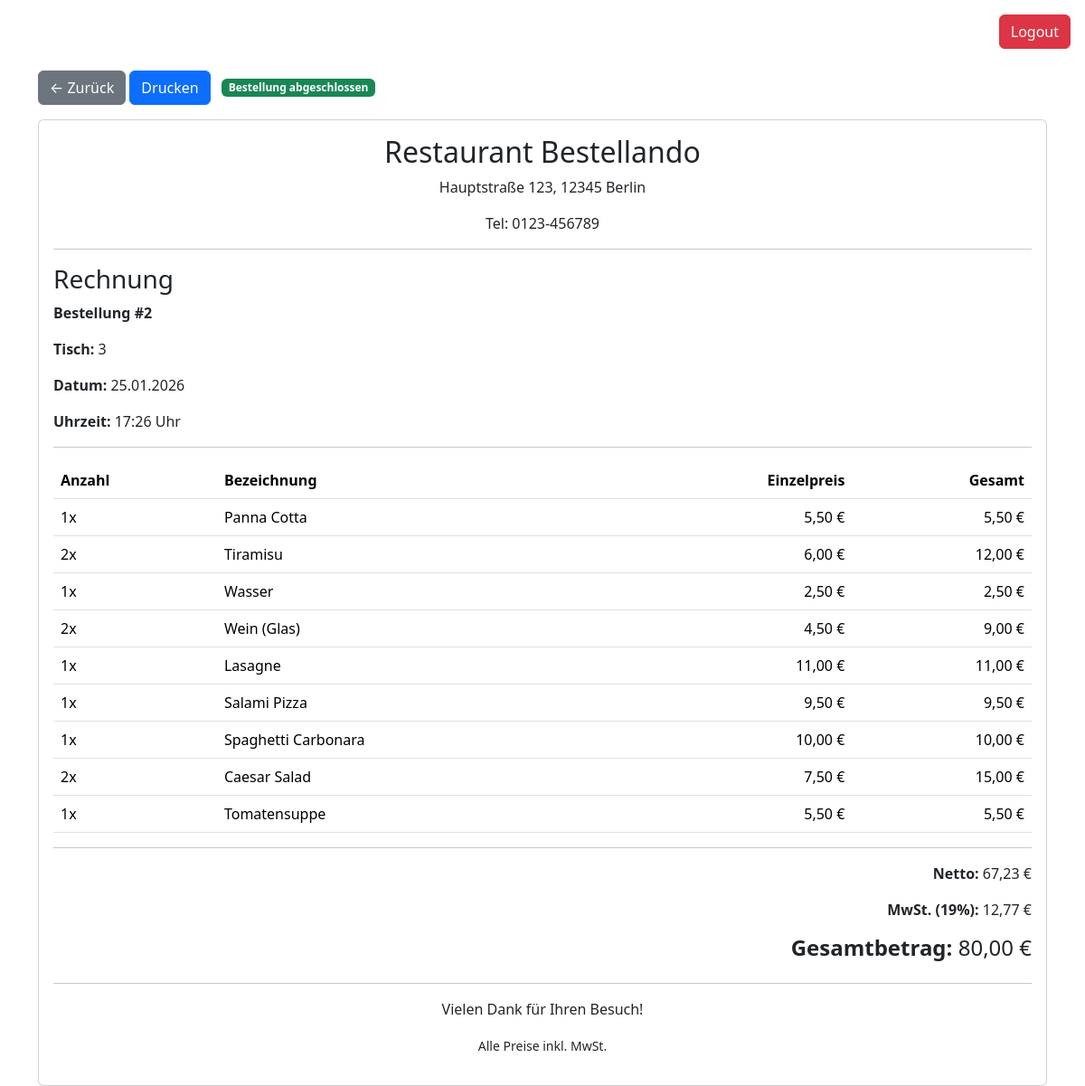
Page /bestellung/rechnung.php?id=2 (signed in) on the committed database.
### tables this page shows
CREATE TABLE `bestellung` (
  `bestellung_id` int(11) NOT NULL,
  `tisch_id` int(11) NOT NULL,
  `status` varchar(20) DEFAULT 'offen',
  `gesamtpreis` decimal(10,2) DEFAULT 0.00
);

CREATE TABLE `tisch` (
  `tisch_id` int(11) NOT NULL,
  `tischnummer` int(11) NOT NULL
);

CREATE TABLE `bestellposition` (
  `position_id` int(11) NOT NULL,
  `bestellung_id` int(11) NOT NULL,
  `gericht_id` int(11) NOT NULL,
  `anzahl` int(11) NOT NULL DEFAULT 1,
  `einzelpreis` decimal(10,2) NOT NULL
);

CREATE TABLE `gericht` (
  `gericht_id` int(11) NOT NULL,
  `name` varchar(100) NOT NULL,
  `preis` decimal(10,2) NOT NULL,
  `kategorie` varchar(50) NOT NULL
);

### bestellung/rechnung.php (the view, shortened to what this page needs)
<?php
require_once '../verbindung/db.php';
$bestellung_id = $_GET['id'] ?? 0;
$sql = "SELECT b.*, t.tischnummer
        FROM bestellung b
        JOIN tisch t ON b.tisch_id = t.tisch_id
        WHERE b.bestellung_id = ?";
$cmd = $pdo->prepare($sql);
$cmd->execute([$bestellung_id]);
$bestellung = $cmd->fetch();
$sql = "SELECT bp.*, g.name
        FROM bestellposition bp
        JOIN gericht g ON bp.gericht_id = g.gericht_id
        WHERE bp.bestellung_id = ?";
$cmd = $pdo->prepare($sql);
$cmd->execute([$bestellung_id]);
$positionen = $cmd->fetchAll();
$netto = $bestellung['gesamtpreis'] / 1.19;
$mwst = $bestellung['gesamtpreis'] - $netto;
?>
<!DOCTYPE html>
<html lang="de">
<head>
    <link href="https://cdn.jsdelivr.net/npm/bootstrap@5.3.8/dist/css/bootstrap.min.css" rel="stylesheet">
</head>
<body>
    <div class="text-end m-3" style="text-align: right;">
    <a href="../auth/logout.php" class="btn btn-danger">Logout</a>
  </div>
    <div class="container mt-4">
        <div class="no-print mb-3">
            <a href="bestellung_details.php?id=<?= $bestellung_id ?>" class="btn btn-secondary">← Zurück</a>
            <?php if ($bestellung['status'] == 'offen'): ?>
                <form method="POST" style="display: inline;">
                    <button type="submit" name="drucken" class="btn btn-primary"
                            onclick="window.print()">
                        Drucken & Abschließen
                    </button>
                </form>
            <?php else: ?>
                <button onclick="window.print()" class="btn btn-primary">Drucken</button>
                <span class="badge bg-success ms-2">Bestellung abgeschlossen</span>
            <?php endif; ?>
        </div>
        <div class="card">
            <div class="card-body">
                <h2 class="text-center">Restaurant Bestellando</h2>
                <p class="text-center">Hauptstraße 123, 12345 Berlin</p>
                <p class="text-center">Tel: 0123-456789</p>
                <hr>
                <h3>Rechnung</h3>
                <p><strong>Bestellung #<?= $bestellung['bestellung_id'] ?></strong></p>
                <p><strong>Tisch:</strong> <?= $bestellung['tischnummer'] ?></p>
                <p><strong>Datum:</strong> <?= date('d.m.Y') ?></p>
                <p><strong>Uhrzeit:</strong> <?= date('H:i') ?> Uhr</p>
                <hr>
                <table class="table">
                    <thead>
                        <tr>
                            <th>Anzahl</th>
                            <th>Bezeichnung</th>
                            <th class="text-end">Einzelpreis</th>
                            <th class="text-end">Gesamt</th>
                        </tr>
                    </thead>
                    <tbody>
                        <?php foreach ($positionen as $position): ?>
                            <tr>
                                <td><?= $position['anzahl'] ?>x</td>
                                <td><?= htmlspecialchars($position['name']) ?></td>
                                <td class="text-end"><?= number_format($position['einzelpreis'], 2, ',', '.') ?> €</td>
                                <td class="text-end"><?= number_format($position['einzelpreis'] * $position['anzahl'], 2, ',', '.') ?> €</td>
                            </tr>
                        <?php endforeach; ?>
                    </tbody>
                </table>
                <hr>
                <div class="row">
                    <div class="col text-end">
                        <p><strong>Netto:</strong> <?= number_format($netto, 2, ',', '.') ?> €</p>
                        <p><strong>MwSt. (19%):</strong> <?= number_format($mwst, 2, ',', '.') ?> €</p>
                        <h4><strong>Gesamtbetrag:</strong> <?= number_format($bestellung['gesamtpreis'], 2, ',', '.') ?> €</h4>
                    </div>
                </div>
                <hr>
                <p class="text-center">Vielen Dank für Ihren Besuch!</p>
                <p class="text-center"><small>Alle Preise inkl. MwSt.</small></p>
            </div>
        </div>
    </div>
</body>
</html>

### rows in the picture
bestellung: bestellung_id "2", tisch.tischnummer "3", gesamtpreis "67,23", gesamtpreis "12,77", gesamtpreis "80,00"
bestellposition: anzahl "1", gericht.name "Panna Cotta", einzelpreis "5,50", $position['einzelpreis'] * $position['anzahl'] "5,50"
bestellposition: anzahl "2", gericht.name "Tiramisu", einzelpreis "6,00", $position['einzelpreis'] * $position['anzahl'] "12,00"
bestellposition: anzahl "1", gericht.name "Wasser", einzelpreis "2,50", $position['einzelpreis'] * $position['anzahl'] "2,50"
bestellposition: anzahl "2", gericht.name "Wein (Glas)", einzelpreis "4,50", $position['einzelpreis'] * $position['anzahl'] "9,00"
bestellposition: anzahl "1", gericht.name "Lasagne", einzelpreis "11,00", $position['einzelpreis'] * $position['anzahl'] "11,00"
bestellposition: anzahl "1", gericht.name "Salami Pizza", einzelpreis "9,50", $position['einzelpreis'] * $position['anzahl'] "9,50"
bestellposition: anzahl "1", gericht.name "Spaghetti Carbonara", einzelpreis "10,00", $position['einzelpreis'] * $position['anzahl'] "10,00"
bestellposition: anzahl "2", gericht.name "Caesar Salad", einzelpreis "7,50", $position['einzelpreis'] * $position['anzahl'] "15,00"
bestellposition: anzahl "1", gericht.name "Tomatensuppe", einzelpreis "5,50", $position['einzelpreis'] * $position['anzahl'] "5,50"
